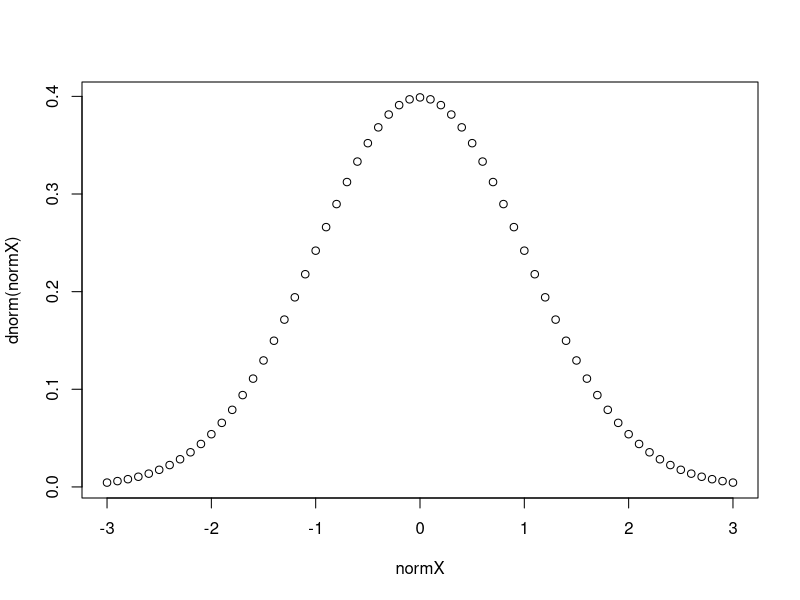
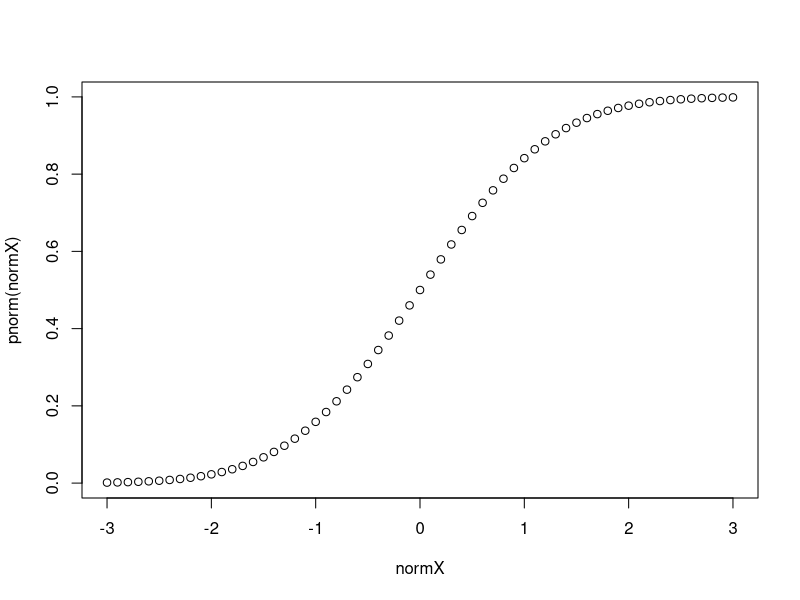
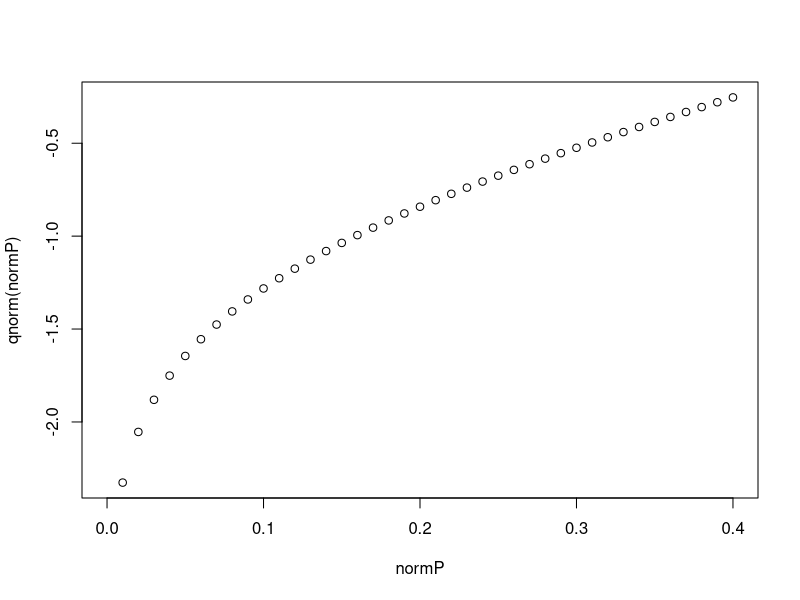
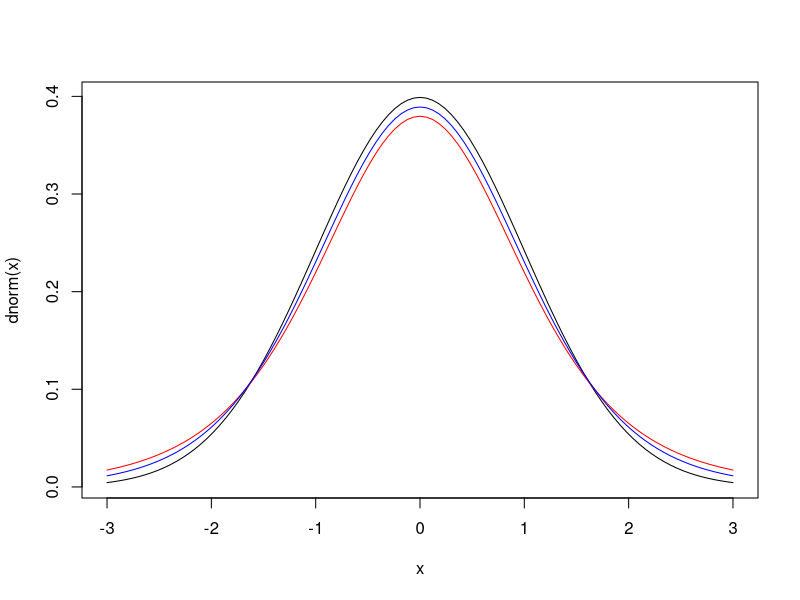
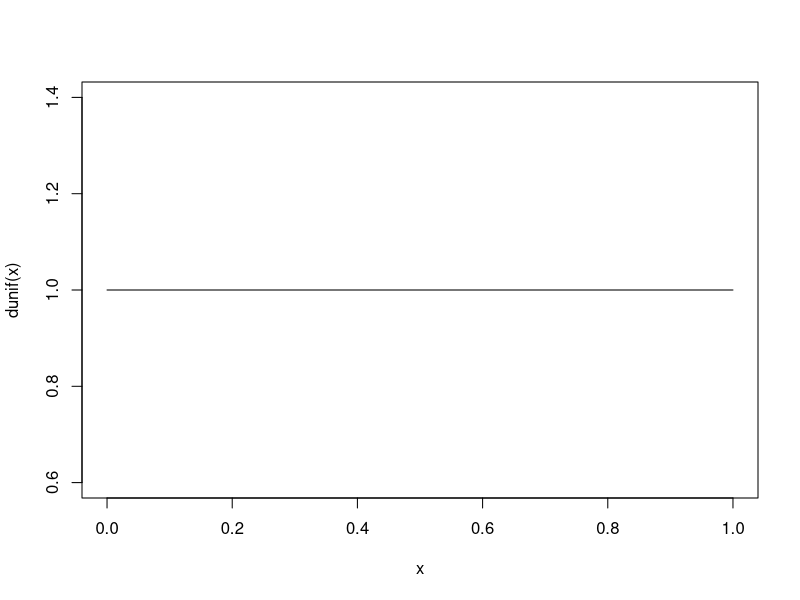
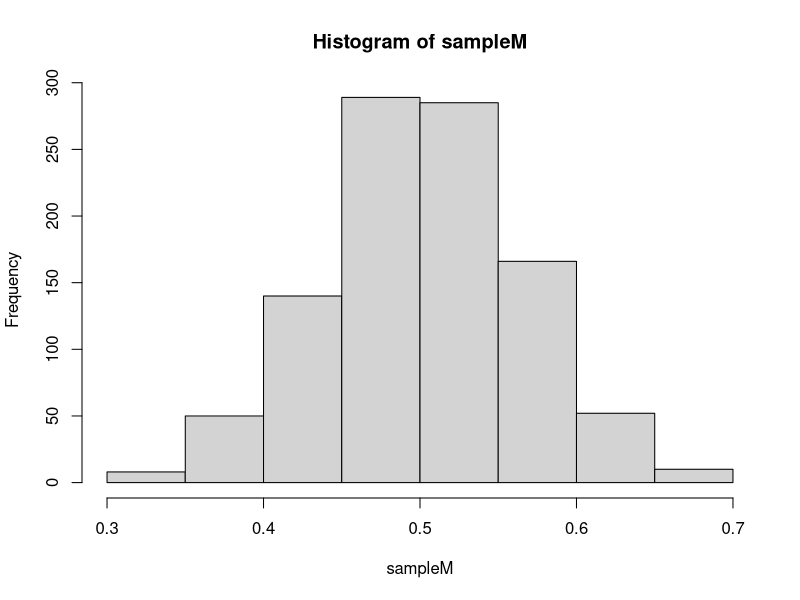
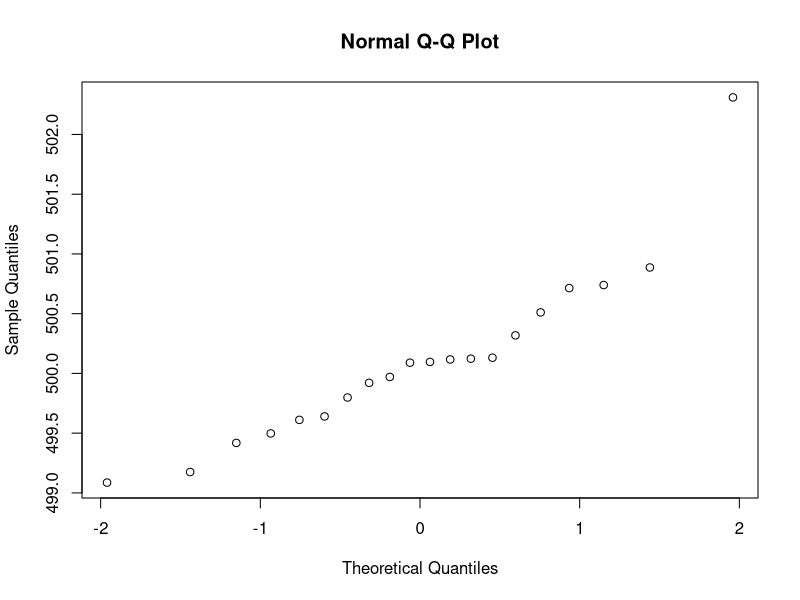
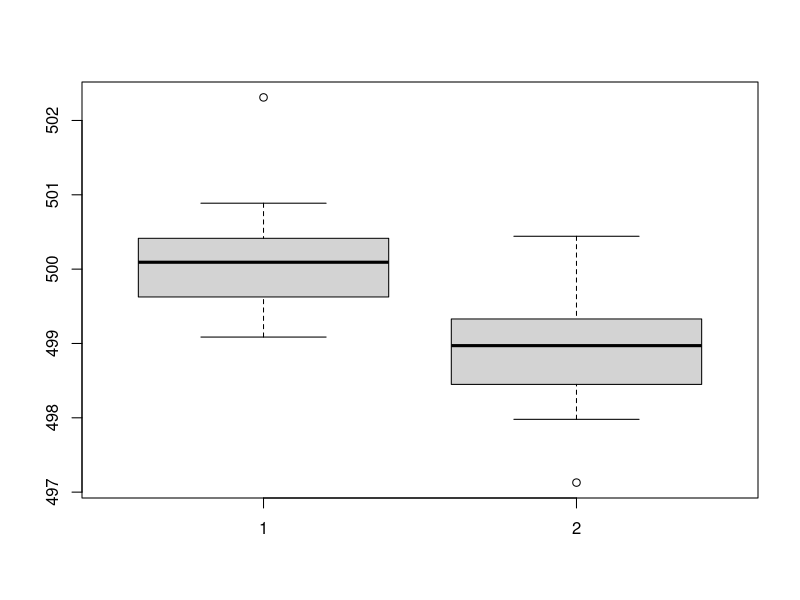

Here is the R script that generated these plots, in order:
## ---- chunk 1
rnorm(10)
normX <- seq(-3,3,0.1)
plot(normX,dnorm(normX))

dnorm(0) == 1/sqrt(2*pi)
dnorm(1) == exp(-1/2)/sqrt(2*pi)
dnorm(1) == 1/sqrt(2*pi*exp(1))

plot(normX, pnorm(normX))

normP <- seq(0,0.4,0.01)
plot(normP, qnorm(normP))
## ---- chunk 2
curve(dnorm(x), -3,3)
curve(dt(x, 5), -3, 3, add=T, col="red")
curve(dt(x, 10), -3, 3, add=T, col="blue")

# 均匀分布
curve(dunif(x))
## ---- chunk 3
set.seed(100)
somedata <- runif(10000, min = 0, max = 1)

sampleTable <- c()
for (num in 1:1000) {
  set.seed(num)
  sampleTable <- cbind(sampleTable, sample(somedata, 20))
}

sampleM <- colMeans(sampleTable)
hist(sampleM)
## ---- chunk 4
set.seed(100)
sugarFactory <- rnorm(10000, mean=500, sd=4)

sampleTable <- c()
for (num in 1:100) {
  set.seed(num)
#  sampleTable <- cbind(sampleTable, sample(sugarFactory, 200))
  sampleTable <- cbind(sampleTable, sample(sugarFactory, 20))
}

sampleM <- colMeans(sampleTable)
sampleSE <- apply(sampleTable, 2, function(x){sd(x)/sqrt(length(x))})

results <- c()
for (num in 1:100) {
  results <- c(results, sampleM[num] < 500-1.96*sampleSE[num] || sampleM[num] > 500+1.96*sampleSE[num] )
}

sum(results)
## ---- chunk 5
set.seed(100)
sugar <- rnorm(20, mean = 500, sd = 1)
##QQplot
qqnorm(sugar)
#Shapiro-Wilk Normality Test
shapiro.test(sugar)

# left sided
t.test(sugar, mu=500, alternative="less")

set.seed(100)
sugar <- rnorm(20, mean = 499, sd = 1)
t.test(sugar, mu=500, alternative="less")

set.seed(100)
sugar <- rnorm(20, mean = 499, sd = 5)
t.test(sugar, mu=500, alternative="less")

set.seed(100)
sugar <- rnorm(80, mean = 499, sd = 5)
t.test(sugar, mu=500, alternative="less")

set.seed(100)
sugar <- rnorm(20, mean = 499, sd = 2.5)
t.test(sugar, mu=500, alternative="less")

# right sided
t.test(sugar, mu=500, alternative = "greater")

# two sided
t.test(sugar, mu=500, alternative = "two.sided")
## ---- chunk 6
set.seed(100)
group1 <- rnorm(20, mean = 500, sd = 1)
set.seed(200)
group2 <- rnorm(20, mean = 499, sd = 1)

# the default is the two variances as being not equal
t.test(group1, group2, alternative = "greater", var.equal = F)
# treat the two variances as being equal
t.test(group1, group2, alternative = "greater", var.equal = T)
# F-test for homogeneity of variances
var.test(group1, group2)
boxplot(group1, group2)


set.seed(100)
group1 <- rnorm(20, mean = 500, sd = 1)
set.seed(200)
group2 <- rnorm(20, mean = 499, sd = 3)

# the default is the two variances as being not equal
t.test(group1, group2, alternative = "greater", var.equal = F)
# treat the two variances as being equal
t.test(group1, group2, alternative = "greater", var.equal = T)
# F-test for homogeneity of variances
var.test(group1, group2)
boxplot(group1, group2)


set.seed(100)
group1 <- rnorm(20, mean = 500, sd = 1)
set.seed(200)
group2 <- rnorm(80, mean = 499, sd = 3)

# the default is the two variances as being not equal
t.test(group1, group2, alternative = "greater", var.equal = F)
# treat the two variances as being equal
t.test(group1, group2, alternative = "greater", var.equal = T)
# F-test for homogeneity of variances
var.test(group1, group2)
boxplot(group1, group2)
## ---- chunk 7
set.seed(100)
group1 <- sort(rnorm(20, mean = 500, sd = 3))
set.seed(200)
group2 <- sort(rnorm(20, mean = 499, sd = 3))

t.test(group1, group2, var.equal = T)
t.test(group1, group2, pair=T, var.equal = T)
## ---- chunk 8
set.seed(100)
group1 <- rnorm(20, mean = 500, sd = 1)
set.seed(200)
group2 <- rnorm(80, mean = 499, sd = 3)
var.test(group1, group2)
wilcox.test(group1, group2, alternative = "greater")

set.seed(100)
group1 <- sort(rnorm(20, mean = 500, sd = 1))
set.seed(200)
group2 <- sort(rnorm(80, mean = 500, sd = 3))
wilcox.test(group1, group2, alternative = "greater")
## ---- chunk 9
set.seed(100)
group1 <- sort(rnorm(20, mean = 500, sd = 3))
set.seed(200)
group2 <- sort(rnorm(20, mean = 499, sd = 3))

shapiro.test(group1-group2)
wilcox.test(group1, group2, paired = TRUE, alternative = "greater")
## ---- chunk 10
## Formula interface.
boxplot(Ozone ~ Month, data = airquality)
wilcox.test(Ozone ~ Month, data = airquality, subset = Month %in% c(5, 8))
## ---- chunk 11
set.seed(100)
group1 <- rnorm(20, mean = 500, sd = 1)
set.seed(200)
group2 <- rnorm(20, mean = 499, sd = 1)
set.seed(300)
group3 <- rnorm(20, mean = 499, sd = 3)

g3 <- data.frame( value=c(group1, group2, group3),
                    group=factor(rep(c(1,2,3), c(20,20,20))))

g3aov <- aov(value ~ group, data=g3)
summary(g3aov)
plot(value ~ group, data=g3)
## ---- chunk 12
library(multcomp)
#cholesterol数据集包含50个患者接收5种降低胆固醇疗法的一种，前三种是同样的药物不同的用法，后二者是候选药物。哪种药物疗法降低胆固醇最多呢？
data(cholesterol)
head(cholesterol)

fit <- aov(response ~ trt, cholesterol)
summary(fit)
plot(response ~ trt, cholesterol)

multiCompare <- TukeyHSD(fit)
multiCompare

#第一个par语句用来旋转轴标签，第二个用来增大左边界的面积，可使标签摆放更美观
par(las=2)
par(mar=c(5,8,4,2))
plot(multiCompare)
## ---- chunk 13
#litter数据集: 怀孕的小鼠被分为四个小组，每组接受不同剂量的药物处理。产下幼崽的体重均值为因变量，怀孕时间为协变量。
data(litter)
head(litter)

fit <- aov(weight ~ gesttime + dose, data = litter)
fit
summary(fit)

fit <- aov(weight ~ dose, data = litter)
fit
summary(fit)

fit <- aov(weight ~ dose + gesttime, data = litter)
fit
summary(fit)
## ---- chunk 14
fit <- aov(weight ~ gesttime*dose, data=litter)
fit
summary(fit)

fit <- aov(weight ~ gesttime + dose + gesttime:dose, data=litter)
fit
summary(fit)
## ---- chunk 15
fit <- aov(weight ~ gesttime + dose + number + gesttime:number, data = litter)
summary(fit)
## ---- chunk 16
normal <-	c(293,	 409,	 392,	 244,	 213,	 409,	 57,	 97,	 244,	 254,	 352,	 168)	
mild	<- c(441,	 538,	 390,	 589,	 244,	 409,	 72,	 168,	 254,	 374)	
severe	<- c(807,	 833,	 409,	 914,	 380,	 883,	 254,	 993,	 667)	
cd8	<- c(normal, mild, severe)	 
group	<- c(rep(1,	length(normal)),	rep(2, length(mild)), rep(3, length(severe)))	
  
kruskal.test(cd8~group)
boxplot(cd8~group)
## ---- chunk 17
#抛硬币
chisq.test(c(40, 60), p = c(0.5, 0.5))
## ---- chunk 18
library(vcd)
data("Arthritis")
head(Arthritis)
art <- xtabs(~ Treatment + Improved, data = Arthritis, subset = Sex=="Female")
art
prop.table(art)

chisq.test(art, correct = TRUE)
#因 n>=40,且所有格子理论频数>=5,故无需连续性校正	
chisq.test(art, correct = FALSE)
fisher.test(art)
## ---- chunk 19
lady <- data.frame("drink"=rep(c("real_milk", "real_tea"), c(12,12)), "judgment"=rep(c("feel_milk", "feel_tea", "feel_milk", "feel_tea"), c(8, 4, 3, 9)))
head(lady)
lady <- xtabs(~ drink + judgment, data = lady)
lady

chisq.test(lady, correct = TRUE)
chisq.test(lady, correct = FALSE)

#choose
fisher.test(lady, alternative = "two.sided")
fisher.test(lady, alternative = "greater")
## ---- chunk 20
## Correlation Matrix of Multivariate sample:
(Cl <- cor(longley))
## Graphical Correlation Matrix:
symnum(Cl) # highly correlated

## Spearman's rho  and  Kendall's tau
symnum(clS <- cor(longley, method = "spearman"))
symnum(clK <- cor(longley, method = "kendall"))
## How much do they differ?
i <- lower.tri(Cl)
cor(cbind(P = Cl[i], S = clS[i], K = clK[i]))
## ---- chunk 21
#对合金的强度与合金中碳含量之间的关系求回归方程
x <- c(0.10,0.11,0.12,0.13,0.14,0.15,0.16,0.17,0.18,0.20,0.21,0.23)
y <- c(42.0,43.5,45.0,45.5,45.0,47.5,49.0,53.0,50.0,55.0,55.0,60.0)
cor(x,y)
cor.test(x,y)
plot(x,y)

lm.sol<-lm(y ~ x)
#回归总的概况: Y = 28.493 + 130.835*X
summary(lm.sol)   

opar <- par(mfrow = c(2,2))
plot(lm.sol, las=1)
par(opar)

pre <- predict(lm.sol, data.frame(x=c(0.19, 0.22)), interval="prediction", level=0.95)
pre

plot(y~x)
abline(lm.sol)
points(c(0.19, 0.22), pre[,1], col="red")
text(0.18, 57, labels = "Y = 28.493 + 130.835*X")
## ---- chunk 22
## Annette Dobson (1990) "An Introduction to Generalized Linear Models".
## Page 9: Plant Weight Data.
data("PlantGrowth")
lm.D9 <- lm(weight ~ group, data = PlantGrowth)
summary(lm.D9)
opar <- par(mfrow=c(2,2))
plot(lm.D9, las = 1)      # Residuals, Fitted, ...
par(opar)

aov.D9 <- aov(weight ~ group, data = PlantGrowth)
summary(aov.D9)
plot(weight ~ group, data = PlantGrowth)
## ---- chunk 23
x <- seq(0, 50, 1)
set.seed(100)
y <- ((runif(1, 10, 20)*x)/(runif(1, 0, 10)+x)) + rnorm(51, 0, 1)

cor(x, y, method = "pearson")
cor(x, y, method = "spearman")

lmN <- lm(y~x)
summary(lmN)
cor(y, predict(lmN))
plot(x, y)
abline(lmN)

# 对于一些简单的模型，nls函数可以自动找到合适的参数初值
m <- nls(y ~ a*x/(b+x))
summary(m)
# 计算模型的拟合优度
cor(y, predict(m))

# 将结果可视化
plot(x, y)
lines(x, predict(m), lty = 2, col = "red", lwd = 3)
